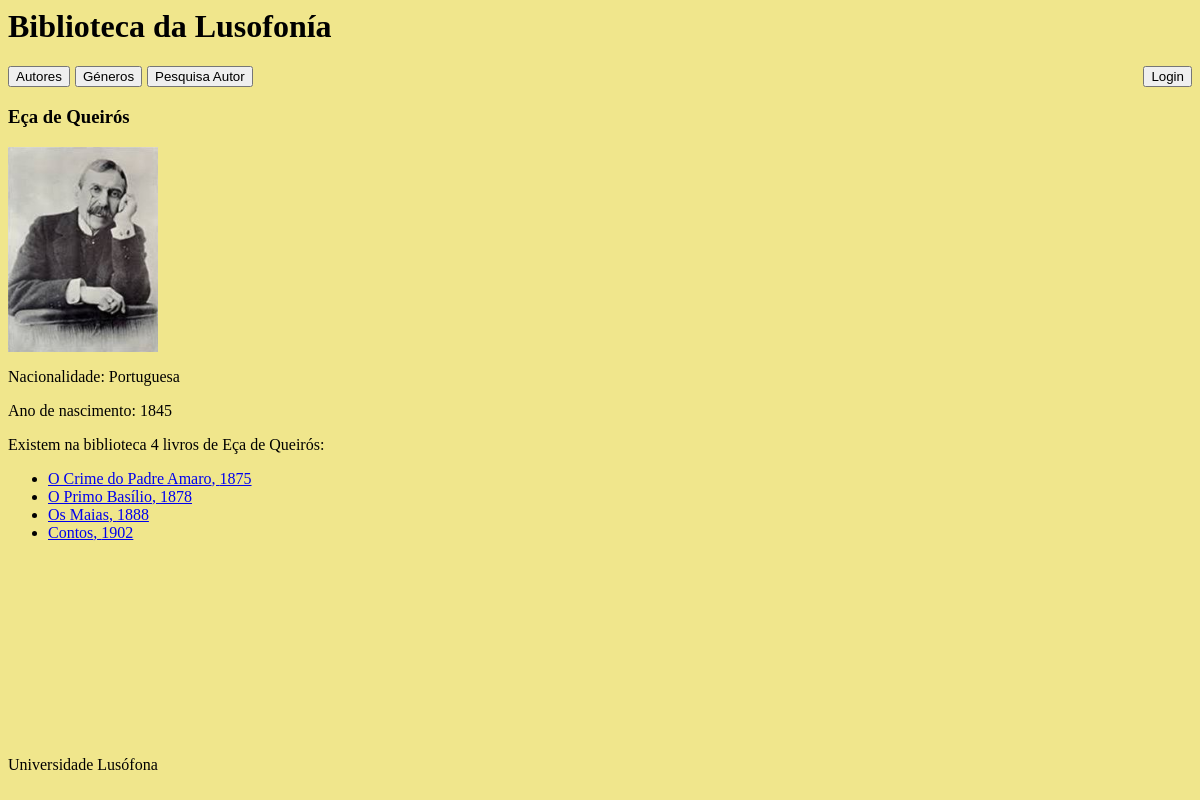
Page /autor/48/ on the earlier database version.
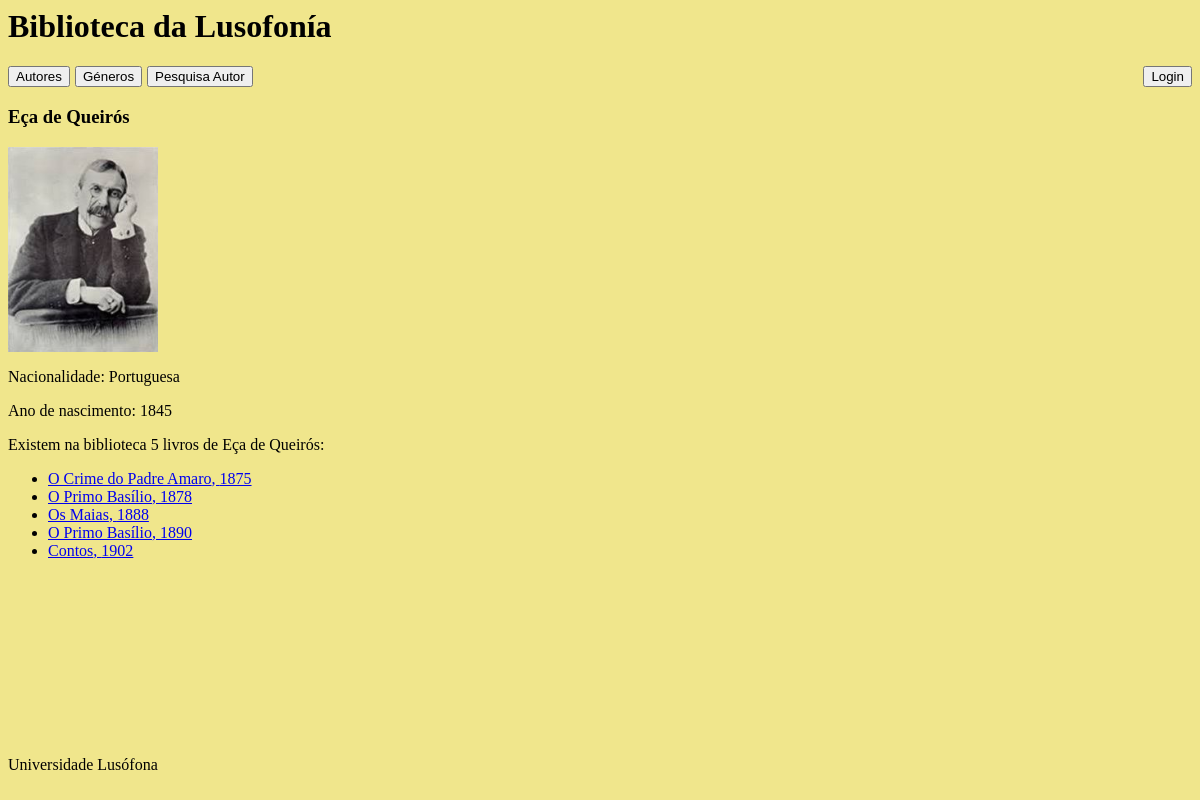
Same page on the later database version.
### biblioteca/models.py (models this page shows, shortened)
class Autor(models.Model):
    nome = models.CharField(max_length=50)
    ano_nascimento = models.IntegerField()
    nacionalidade = models.CharField(max_length=50)
    retrato = models.ImageField(upload_to="retratos", null=True, blank=True)
    def __str__(self):
        return self.nome

class Livro(models.Model):
    titulo = models.CharField(max_length=50)
    autor = models.ForeignKey(Autor, on_delete=models.CASCADE, related_name="livros")
    genero =  models.CharField(max_length=50)
    ano_publicacao = models.IntegerField()
    excerto = models.TextField(default='', null=True, blank=True)

### biblioteca/views.py (the view)
# urls.py: path('autor/<int:autor_id>/', views.autor_view, name="autor"),
def autor_view(request, autor_id):
    context = {
        'autor': Autor.objects.get(id=autor_id),
    }
    return render(request, "biblioteca/autor.html", context)

### biblioteca/templatetags/biblioteca_extras.py (called while the page is built)
@register.filter
def livros_ordenados(autor):
    return autor.livros.all().order_by('ano_publicacao')

### biblioteca/templates/biblioteca/autor.html (shortened to what this page needs)
{% extends 'biblioteca/layout.html' %}
{% block content %}
    <h3>{{ autor }}</h3>
    <img src='{{ autor.retrato.url}}' width="150px">
    <p> Nacionalidade: {{ autor.nacionalidade }}</p>
    <p> Ano de nascimento: {{ autor.ano_nascimento }}</p>
    <p>Existem na biblioteca {{ autor.livros.all|length }} livros de {{autor}}:</p>
    <ul>
    {% load biblioteca_extras %}
    {% for livro in autor|livros_ordenados %}
        <li>
            <a href="{% url 'livro' livro.id %}">{{ livro.titulo }}, {{ livro.ano_publicacao }}</a>
        </li>
    {% endfor %}
    </ul>
{% endblock %}

### biblioteca/templates/biblioteca/layout.html (shortened to what this page needs)
<html>
    <head>
    </head>
    <body>
        <header>
            <h1>Biblioteca da Lusofonía</h1>
            <nav>
                <a href="{% url 'autores' %}"><button>Autores</button></a>
                <a href="{% url 'generos' %}"><button>Géneros</button></a>
                <a href="{% url 'pesquisa-autor' %}"><button>Pesquisa Autor</button></a>
                <div style="margin-left: auto;">
                {% if request.user.is_authenticated %}
                    Username:{{request.user.username}}
                    <a href="{% url 'logout' %}"><button>Logout</button></a>
                {% else %}
                    <a href="{% url 'login' %}"><button>Login</button></a>
                {% endif %}
                </div>
            </nav>
        </header>
        <main>
            {% block content %}
            {% endblock %}
        </main>
        <footer>
            <p>Universidade Lusófona</p>
        </footer>
    </body>
</html>

### biblioteca/templates/biblioteca/layout.html (style rules this page uses)
body { background: khaki; }
header nav { display:flex; flex-direction:row; justify-content: flex-start; gap:5px; }
footer { position: fixed; bottom: 10px; }

Differences in the rows shown:
computed for Autor "Eça de Queirós": livros.all|length "4" → "5"
added Livro: titulo "O Primo Basílio", ano_publicacao "1890"
